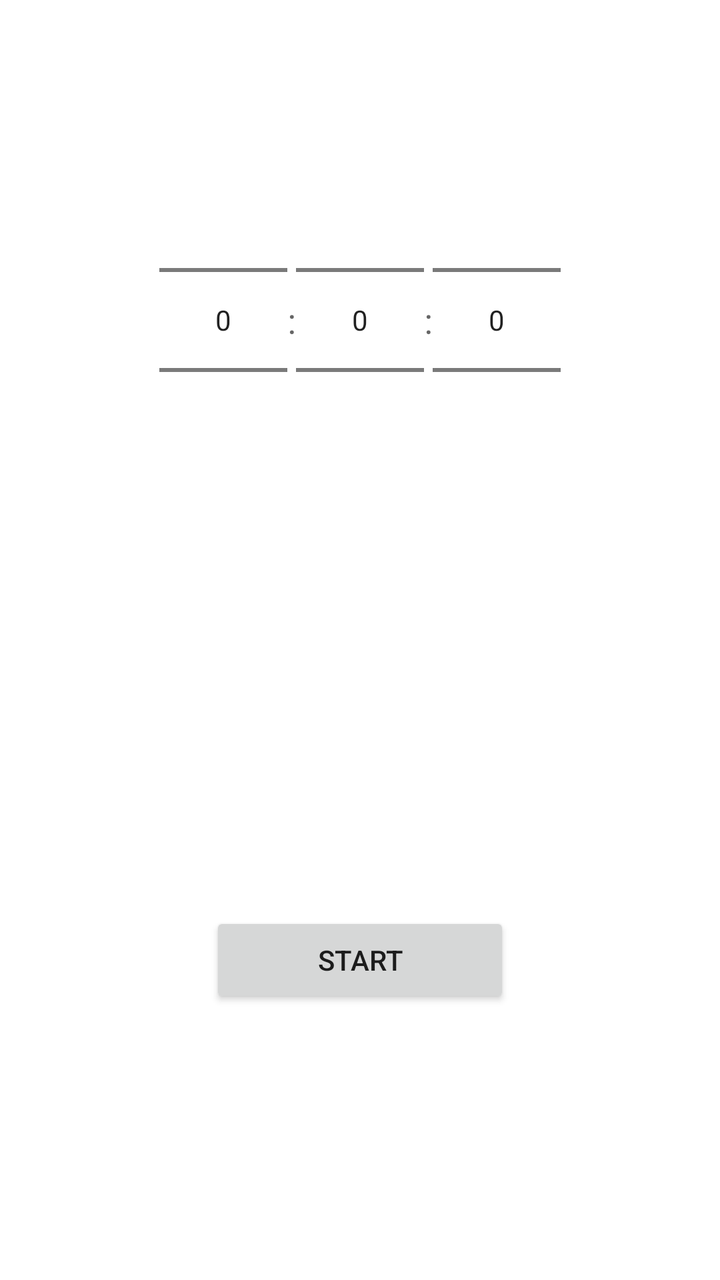
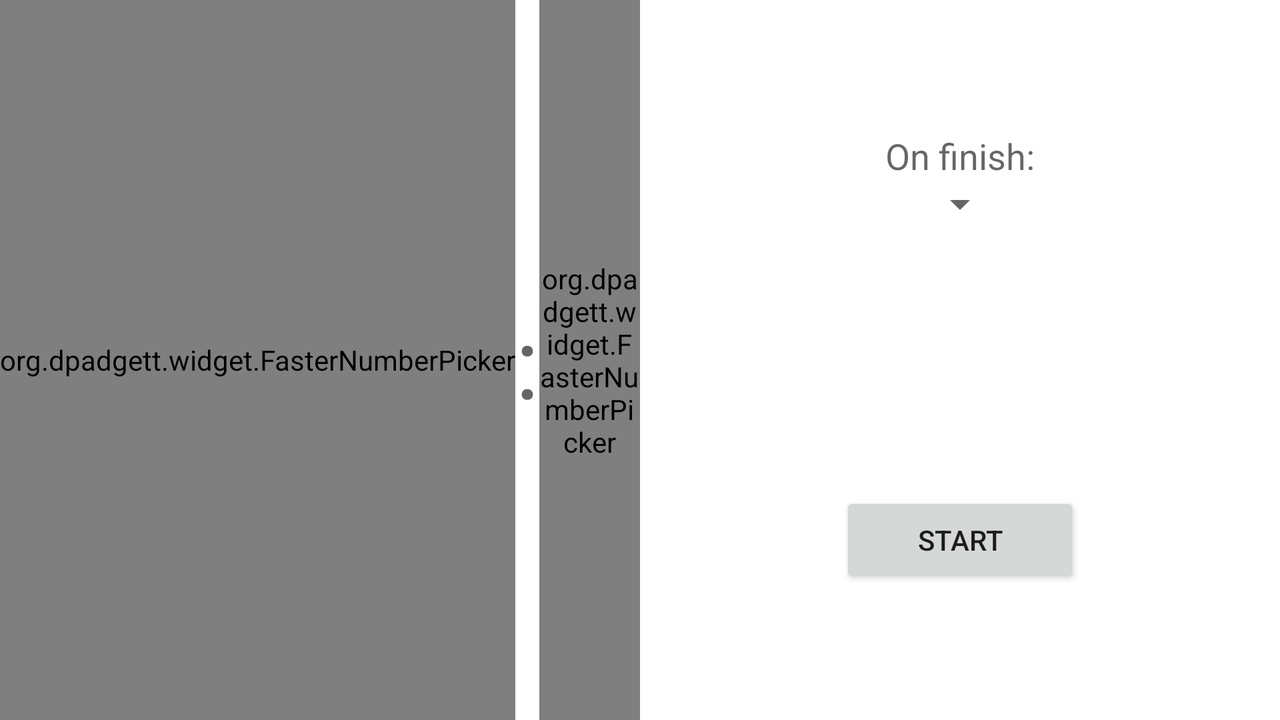

One screen, two layout resources from the same app: the default and the author's alternative for another configuration. Each is rendered where Android would select it; the XML of both is given below.
<!-- AndroidManifest.xml: fallback theme Theme.MaterialComponents.DayNight.NoActionBar -->
<!-- res/layout/countdown_simplified.xml -->
<LinearLayout xmlns:android="http://schemas.android.com/apk/res/android"
    android:layout_width="fill_parent"
    android:layout_height="match_parent"
    android:gravity="center_horizontal|center_vertical"
    android:orientation="vertical"
    android:weightSum="2"
    android:baselineAligned="false" >

    <LinearLayout
        android:id="@+id/inputsLayout"
        android:layout_width="match_parent"
        android:layout_height="0px"
        android:layout_weight="1"
        android:gravity="center_horizontal|center_vertical" >

        <LinearLayout
            android:id="@+id/inputsInnerLayout"
            android:layout_width="match_parent"
            android:layout_height="wrap_content"
            android:gravity="center_horizontal|center_vertical"
        	android:weightSum="3" >

                <NumberPicker
                    android:id="@+id/countdownHours"
                    android:layout_width="wrap_content"
                    android:layout_height="wrap_content"
                    android:inputType="number"
                    android:textSize="50sp" />

	            <TextView
	                android:id="@+id/textView_colon1"
	                android:layout_width="wrap_content"
	                android:layout_height="wrap_content"
	                android:text=":"
	                android:textAppearance="?android:attr/textAppearanceMedium" />

                <NumberPicker
                    android:id="@+id/countdownMinutes"
                    android:layout_width="wrap_content"
                    android:layout_height="wrap_content"
                    android:inputType="number"
                    android:textSize="50sp" />

	            <TextView
	                android:id="@+id/textViewColon2"
	                android:layout_width="wrap_content"
	                android:layout_height="wrap_content"
	                android:text=":"
	                android:textAppearance="?android:attr/textAppearanceMedium" />

                <NumberPicker
                    android:id="@+id/countdownSeconds"
                    android:layout_width="wrap_content"
                    android:layout_height="wrap_content"
                    android:inputType="number"
                    android:textSize="50sp" />

        </LinearLayout>
    </LinearLayout>

    <LinearLayout
        android:id="@+id/linearLayout_startButton"
        android:layout_width="match_parent"
        android:layout_height="0px"
        android:layout_weight="1"
        android:gravity="center_horizontal|center_vertical"
        android:weightSum="2" >

        <Space
            android:layout_width="30sp"
            android:layout_height="match_parent" />
        <Space
            android:layout_width="0px"
            android:layout_height="match_parent"
            android:layout_weight="0.5" />
        
        <Button
            android:id="@+id/startButton"
            android:layout_width="0px"
            android:layout_height="wrap_content"
            android:layout_weight="1"
            android:text="Start" />

        <Space
            android:layout_width="0px"
            android:layout_height="match_parent"
            android:layout_weight="0.5" />
        <Space
            android:layout_width="30sp"
            android:layout_height="match_parent" />
        </LinearLayout>

</LinearLayout>
<!-- resources referenced by this layout -->
<resources>

</resources>
<!-- res/layout-land/countdown_simplified.xml (the author's variant of the layout above) -->
<!-- drawn on the phone turned sideways -->
<LinearLayout xmlns:android="http://schemas.android.com/apk/res/android"
    xmlns:compat="http://schemas.android.com/apk/res/org.dpadgett.timer"
    android:layout_width="match_parent"
    android:layout_height="fill_parent"
    android:gravity="center_horizontal|center_vertical"
    android:weightSum="2"
    android:baselineAligned="false" >

    <LinearLayout
        android:id="@+id/inputsLayout"
        android:layout_width="0px"
        android:layout_height="fill_parent"
        android:layout_weight="1"
        android:gravity="center_horizontal|center_vertical" >

        <LinearLayout
            android:id="@+id/inputsInnerLayout"
            android:layout_width="match_parent"
            android:layout_height="fill_parent"
            android:gravity="center_horizontal|center_vertical" >

                <org.dpadgett.widget.FasterNumberPicker
                    android:id="@+id/countdownHours"
                    android:layout_width="wrap_content"
                    android:layout_height="fill_parent"
                    android:inputType="number"
                    android:textSize="50sp"
                    compat:selectionDivider="@drawable/numberpicker_selection_divider" />

	            <TextView
	                android:id="@+id/textView_colon1"
	                android:layout_width="wrap_content"
	                android:layout_height="wrap_content"
	                android:text=":"
                    android:textSize="50sp"
	                android:textAppearance="?android:attr/textAppearanceMedium" />

                <org.dpadgett.widget.FasterNumberPicker
                    android:id="@+id/countdownMinutes"
                    android:layout_width="wrap_content"
                    android:layout_height="fill_parent"
                    android:inputType="number"
                    android:textSize="50sp"
                    compat:selectionDivider="@drawable/numberpicker_selection_divider" />

	            <TextView
	                android:id="@+id/textViewColon2"
	                android:layout_width="wrap_content"
	                android:layout_height="wrap_content"
	                android:text=":"
                    android:textSize="50sp"
	                android:textAppearance="?android:attr/textAppearanceMedium" />

                <org.dpadgett.widget.FasterNumberPicker
                    android:id="@+id/countdownSeconds"
                    android:layout_width="wrap_content"
                    android:layout_height="fill_parent"
                    android:inputType="number"
                    android:textSize="50sp"
                    compat:selectionDivider="@drawable/numberpicker_selection_divider" />

        </LinearLayout>
    </LinearLayout>

    <LinearLayout
        android:layout_width="0px"
        android:layout_height="fill_parent"
        android:layout_weight="1"
        android:weightSum="2"
        android:orientation="vertical"
        android:gravity="center_horizontal|center_vertical" >

        <LinearLayout
            android:layout_width="wrap_content"
            android:layout_height="0px"
            android:layout_weight="1"
            android:gravity="center_horizontal|center_vertical"
            android:orientation="vertical" >

            <TextView
                android:layout_width="wrap_content"
                android:layout_height="wrap_content"
                android:text="On finish:"
                android:textAppearance="?android:attr/textAppearanceMedium" />

            <Spinner
                android:id="@+id/alarm_tones"
                android:layout_width="wrap_content"
                android:layout_height="wrap_content" />
        </LinearLayout>

    <LinearLayout
        android:layout_width="wrap_content"
        android:layout_height="0px"
        android:layout_weight="1"
        android:gravity="center_horizontal|center_vertical" >

        <Button
                android:id="@+id/startButton"
                android:layout_width="120sp"
                android:layout_height="wrap_content"
                android:text="Start" />
        </LinearLayout>
    </LinearLayout>

</LinearLayout>
